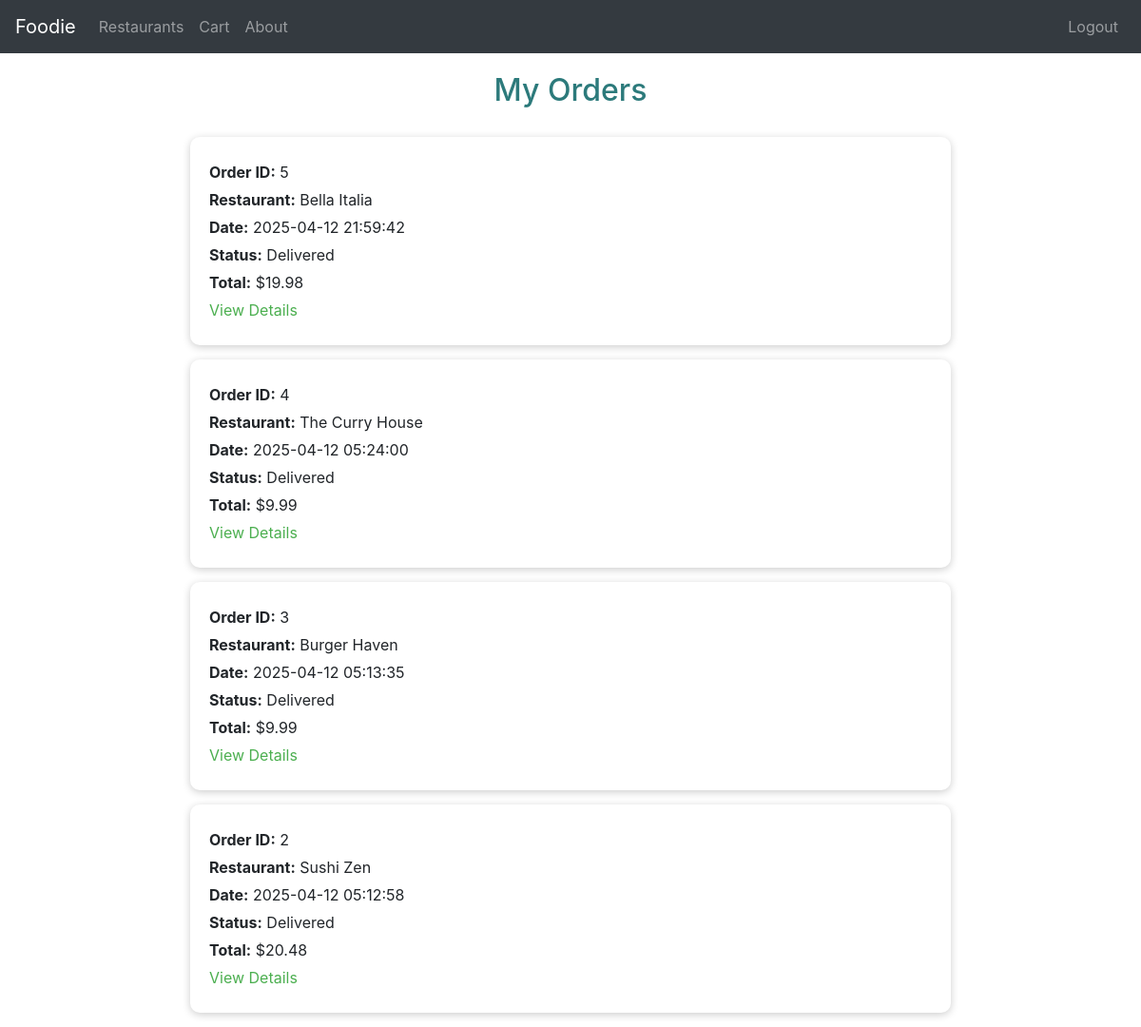
/my_orders (signed in), run on the app's committed database.
### tables this page shows
CREATE TABLE Orders (
    OrderID INTEGER PRIMARY KEY AUTOINCREMENT,
    UserID INTEGER NOT NULL,
    RestaurantID INTEGER NOT NULL,
    OrderStatus TEXT CHECK(OrderStatus IN ('Pending', 'Preparing', 'Delivered')) NOT NULL,
    OrderDate DATETIME DEFAULT CURRENT_TIMESTAMP,
    TotalPrice REAL NOT NULL,
    FOREIGN KEY (UserID) REFERENCES Users(UserID),
    FOREIGN KEY (RestaurantID) REFERENCES Restaurants(RestaurantID)
);

CREATE TABLE Restaurants (
    RestaurantID INTEGER PRIMARY KEY AUTOINCREMENT,
    OwnerID INTEGER NOT NULL,
    Name TEXT NOT NULL,
    Address TEXT NOT NULL,
    PhoneNumber TEXT NOT NULL,
    OpeningHours TEXT NOT NULL,
    FOREIGN KEY (OwnerID) REFERENCES Users(UserID)
);

### app.py (the view)
@app.route('/my_orders')
@login_required
def my_orders():
    user_id = session.get('UserID')
    conn = sqlite3.connect('database.db')
    conn.row_factory = sqlite3.Row
    cursor = conn.cursor()
    cursor.execute("""
        SELECT o.OrderID, o.OrderDate, o.OrderStatus, o.TotalPrice, r.Name AS RestaurantName
        FROM Orders o
        JOIN Restaurants r ON o.RestaurantID = r.RestaurantID
        WHERE o.UserID = ?
        ORDER BY o.OrderDate DESC
    """, (user_id,))
    orders = cursor.fetchall()
    conn.close()
    return render_template('my_orders.html', orders=orders)

### app.py (called while the page is built)
def login_required(f):
    @wraps(f)
    def decorated_function(*args, **kwargs):
        if 'UserID' not in session:
            return redirect(url_for('signin'))
        return f(*args, **kwargs)
    return decorated_function

### templates/my_orders.html (shortened to what this page needs)
<!DOCTYPE html>
<html lang="en">
<head>
    <link rel="stylesheet" href="https://stackpath.bootstrapcdn.com/bootstrap/4.5.2/css/bootstrap.min.css">
</head>
<body>
    <nav class="navbar navbar-expand-lg navbar-dark bg-dark">
        <a class="navbar-brand" href="{{ url_for('about') }}">Foodie</a>
        <div class="collapse navbar-collapse" id="navbarNav">
            <ul class="navbar-nav mr-auto">
                <li class="nav-item">
                    <a class="nav-link" href="{{ url_for('restaurants') }}">Restaurants</a>
                </li>
                <li class="nav-item">
                    <a class="nav-link" href="{{ url_for('cart') }}">Cart</a>
                </li>
                <li class="nav-item">
                    <a class="nav-link" href="{{ url_for('about') }}">About</a>
                </li>
            </ul>
            <ul class="navbar-nav">
                {% if session.get('UserID') %}
                <li class="nav-item">
                    <a class="nav-link" href="{{ url_for('logout') }}">Logout</a>
                </li>
                {% else %}
                <li class="nav-item">
                    <a class="nav-link" href="{{ url_for('signin') }}">Login</a>
                </li>
                {% endif %}
            </ul>
        </div>
    </nav>
    <h2>My Orders</h2>
    <div class="order-list">
        {% if orders %}
            {% for order in orders %}
                <div class="order-card">
                    <p><strong>Order ID:</strong> {{ order['OrderID'] }}</p>
                    <p><strong>Restaurant:</strong> {{ order['RestaurantName'] }}</p>
                    <p><strong>Date:</strong> {{ order['OrderDate'] }}</p>
                    <p><strong>Status:</strong> {{ order['OrderStatus'] }}</p>
                    <p><strong>Total:</strong> ${{ order['TotalPrice'] }}</p>
                    <p><a href="{{ url_for('order_summary', order_id=order['OrderID']) }}">View Details</a></p>
                </div>
            {% endfor %}
        {% else %}
            <p style="text-align: center;">You haven't placed any orders yet.</p>
        {% endif %}
    </div>
</body>
</html>

### templates/my_orders.html (style rules this page uses)
.navbar { margin-bottom: 20px; }
h2 { text-align: center; color: #2c7a7b; margin-bottom: 30px; }
.order-list { max-width: 800px; margin: auto; }
.order-card { background: white; padding: 20px; border-radius: 10px; margin-bottom: 15px; box-shadow: 0 2px 8px rgba(0,0,0,0.2); }
.order-card p { margin: 5px 0; }
.order-card a { color: #4CAF50; text-decoration: none; }

### data on the page
Orders: OrderID "5", RestaurantName "Bella Italia", OrderDate "2025-04-12 21:59:42", OrderStatus "Delivered", TotalPrice "19.98"
Orders: OrderID "4", RestaurantName "The Curry House", OrderDate "2025-04-12 05:24:00", OrderStatus "Delivered", TotalPrice "9.99"
Orders: OrderID "3", RestaurantName "Burger Haven", OrderDate "2025-04-12 05:13:35", OrderStatus "Delivered", TotalPrice "9.99"
Orders: OrderID "2", RestaurantName "Sushi Zen", OrderDate "2025-04-12 05:12:58", OrderStatus "Delivered", TotalPrice "20.48"
